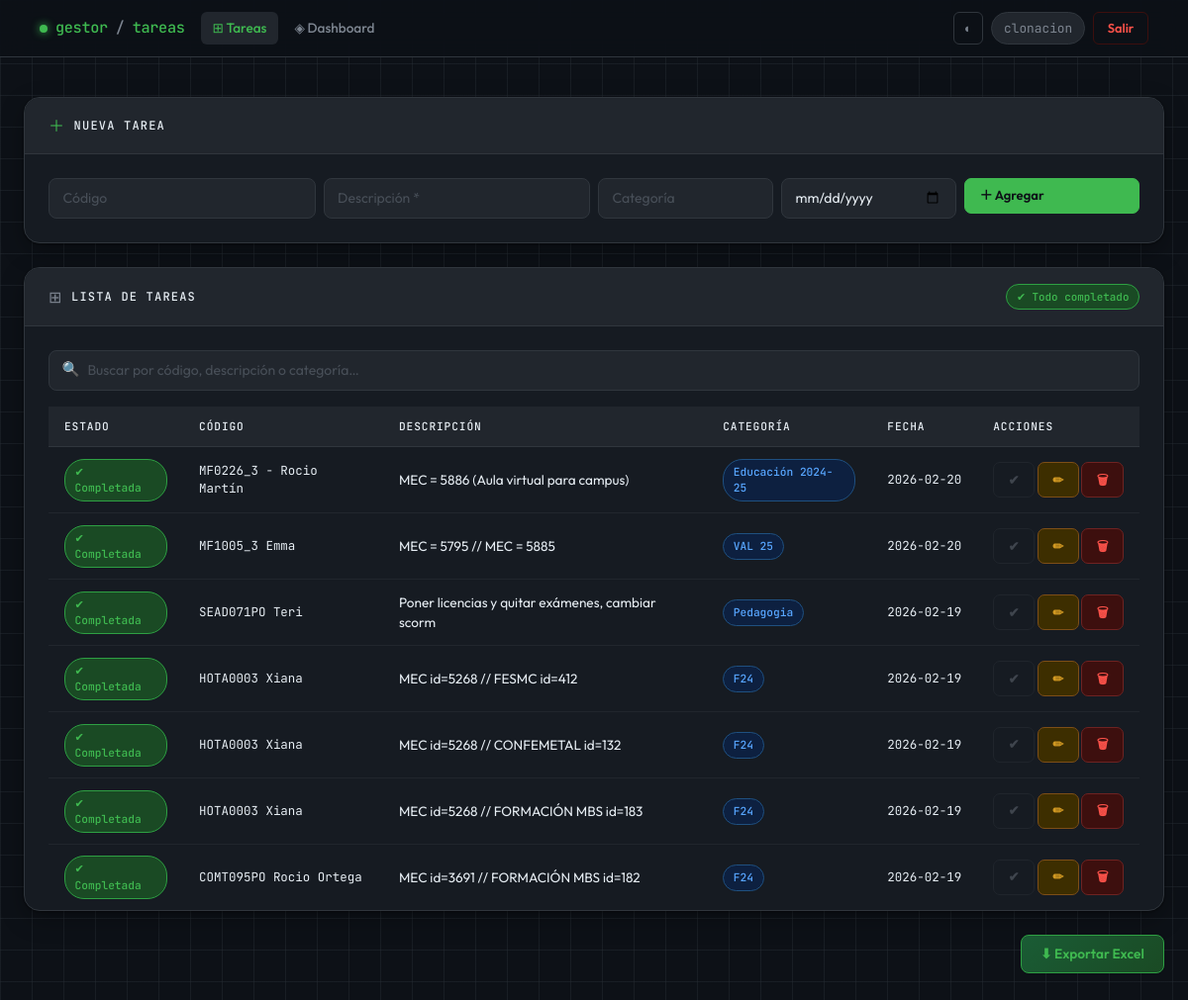
/ (signed in), run on an earlier commit of the app's database.
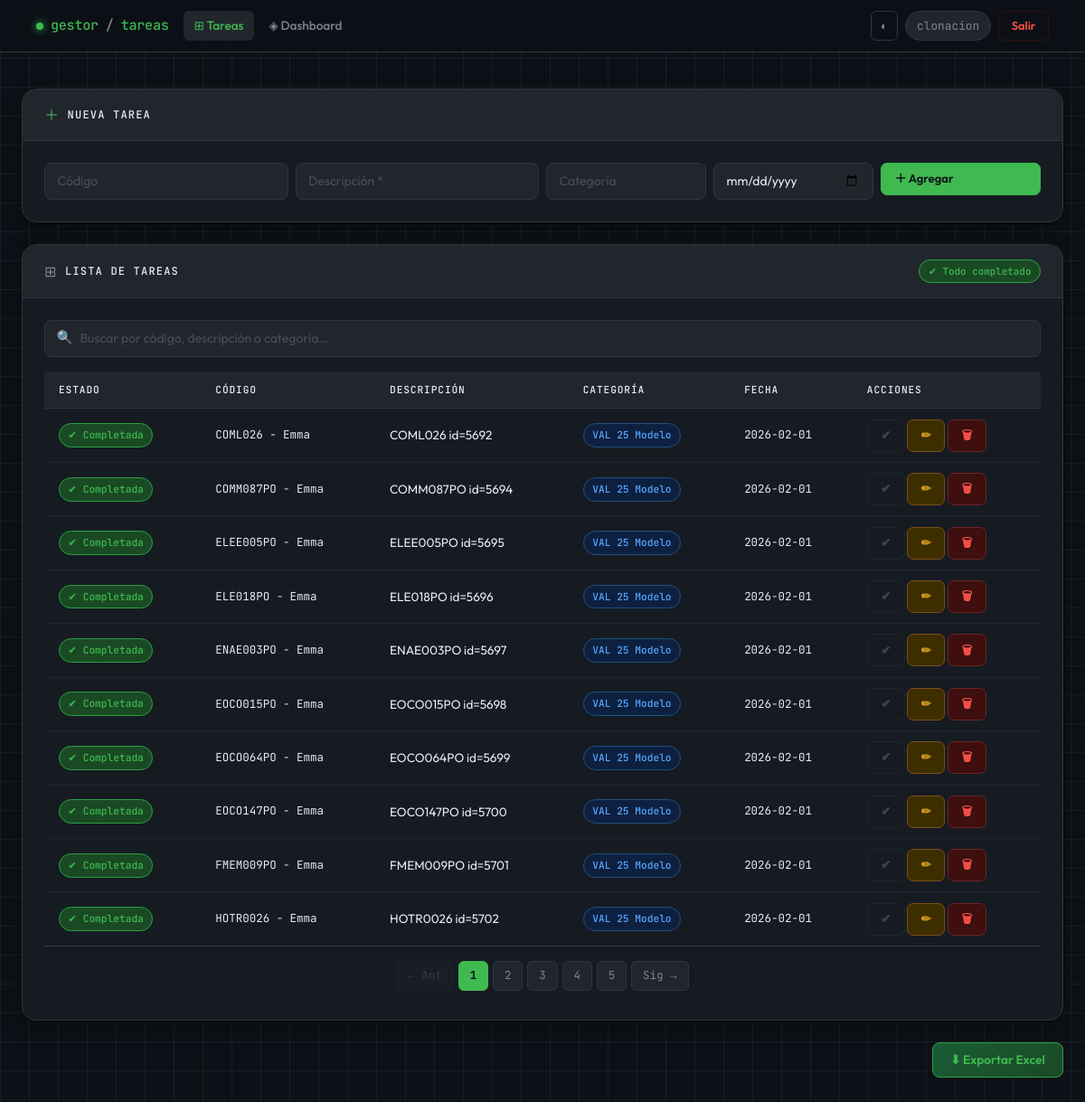
And on a later commit of the database.
### tables this page shows
CREATE TABLE tareas (
            id INTEGER PRIMARY KEY AUTOINCREMENT,
            descripcion TEXT NOT NULL,
            categoria TEXT,
            fecha TEXT,
            completada INTEGER DEFAULT 0,
            codigo TEXT,
            usuario_id INTEGER,
            FOREIGN KEY (usuario_id) REFERENCES usuarios(id)
        );

### app_web.py (the view)
@app.route("/")
@login_required
def index():
    user_id = session.get("user_id")
    es_admin = session.get("es_admin")
    page = request.args.get('page', 1, type=int)
    per_page = 10
    offset = (page - 1) * per_page
    conn = get_connection()
    cursor = conn.cursor()
    if es_admin == 1:
        cursor.execute("SELECT * FROM tareas ORDER BY id DESC LIMIT ? OFFSET ?", (per_page, offset))
        tareas = cursor.fetchall()
        cursor.execute("SELECT COUNT(*) FROM tareas")
        total_tareas = cursor.fetchone()[0]
    else:
        cursor.execute("SELECT * FROM tareas WHERE usuario_id = ? ORDER BY id DESC LIMIT ? OFFSET ?", (user_id, per_page, offset))
        tareas = cursor.fetchall()
        cursor.execute("SELECT COUNT(*) FROM tareas WHERE usuario_id = ?", (user_id,))
        total_tareas = cursor.fetchone()[0]
    conn.close()
    total_pages = (total_tareas + per_page - 1) // per_page if total_tareas > 0 else 1
    return render_template("index.html",
                           tareas=tareas,
                           page=page,
                           total_pages=total_pages)

### app_web.py (called while the page is built)
def get_connection():
    conn = sqlite3.connect(DB_NAME)
    conn.row_factory = sqlite3.Row
    return conn

def login_required(f):
    @wraps(f)
    def decorated_function(*args, **kwargs):
        if "user_id" not in session:
            return redirect(url_for("login"))
        return f(*args, **kwargs)
    return decorated_function

### templates/index.html (shortened to what the changed rows need)
{% extends "base.html" %}
{% block content %}
<div class="gcard">
  <div class="gcard-body pb-0">
    <div class="table-responsive">
      <table class="gtable">
        <thead>
          <tr>
            <th>Estado</th>
            <th>Código</th>
            <th>Descripción</th>
            <th>Categoría</th>
            <th>Fecha</th>
            <th>Acciones</th>
          </tr>
        </thead>
        <tbody>
          {% for t in tareas %}
          <tr class="{{ 'row-done' if t[4]==1 else '' }}"
              data-search="{{ (t[5] or '') }} {{ t[1] }} {{ (t[2] or '') }}"
              style="animation-delay:{{ loop.index0 * 25 }}ms; animation: fadeUp .25s ease both;">
            <td data-label="Estado">
              {% if t[4]==1 %}
                <span class="badge-g badge-done">✔ Completada</span>
              {% else %}
                <span class="badge-g badge-pending">● Pendiente</span>
              {% endif %}
            </td>
            <td data-label="Código" style="font-family:var(--mono); font-size:.78rem;">
              {{ t[5] if t[5] else '—' }}
            </td>
            <td data-label="Descripción">{{ t[1] }}</td>
            <td data-label="Categoría">
              <span class="badge-g badge-cat">{{ t[2] if t[2] else 'General' }}</span>
            </td>
            <td data-label="Fecha" style="font-family:var(--mono); font-size:.78rem; white-space:nowrap;">
              {{ t[3] if t[3] else '—' }}
            </td>
            <td data-label="Acciones" style="white-space:nowrap;">
              {% if t[4]==0 %}
                <a href="/completar/{{ t[0] }}" class="btn btn-g-success btn-sm">✔</a>
              {% else %}
                <span class="btn btn-g-ghost btn-sm" style="cursor:default; opacity:.4;">✔</span>
              {% endif %}
              <a href="/editar/{{ t[0] }}" class="btn btn-g-warning btn-sm">✏</a>
              <a href="/eliminar/{{ t[0] }}" class="btn btn-g-danger btn-sm"
                 onclick="return confirm('¿Eliminar esta tarea? No se puede deshacer.')">🗑</a>
            </td>
          </tr>
          {% endfor %}
        </tbody>
      </table>
    </div>
    {% if total_pages > 1 %}
    <div class="py-3 border-top" style="border-color:var(--border)!important;">
      <ul class="gpagination">
        <li class="{{ 'disabled' if page <= 1 else '' }}">
          <a class="gpage-link" href="?page={{ page-1 }}">← Ant</a>
        </li>
        {% for p in range(1, total_pages+1) %}
        <li class="{{ 'active' if p==page else '' }}">
          <a class="gpage-link" href="?page={{ p }}">{{ p }}</a>
        </li>
        {% endfor %}
        <li class="{{ 'disabled' if page >= total_pages else '' }}">
          <a class="gpage-link" href="?page={{ page+1 }}">Sig →</a>
        </li>
      </ul>
    </div>
    {% endif %}
  </div>
</div>
{% endblock %}

What changed in the data, as far as the page shows it:
no longer on this page (row unchanged): tareas: completada "✔ Completada", codigo "MF0226_3 - Rocio Martín", descripcion "MEC = 5886 (Aula virtual para campus)", categoria "Educación 2024-25", fecha "2026-02-20"
no longer on this page (row unchanged): tareas: completada "✔ Completada", codigo "MF1005_3 Emma", descripcion "MEC = 5795 // MEC = 5885", categoria "VAL 25", fecha "2026-02-20"
no longer on this page (row unchanged): tareas: completada "✔ Completada", codigo "SEAD071PO Teri", descripcion "Poner licencias y quitar exámenes, cambiar scorm", categoria "Pedagogia", fecha "2026-02-19"
no longer on this page (row unchanged): tareas: completada "✔ Completada", codigo "HOTA0003 Xiana", descripcion "MEC id=5268 // FESMC id=412", categoria "F24", fecha "2026-02-19"
no longer on this page (row unchanged): tareas: completada "✔ Completada", codigo "HOTA0003 Xiana", descripcion "MEC id=5268 // CONFEMETAL id=132", categoria "F24", fecha "2026-02-19"
no longer on this page (row unchanged): tareas: completada "✔ Completada", codigo "HOTA0003 Xiana", descripcion "MEC id=5268 // FORMACIÓN MBS id=183", categoria "F24", fecha "2026-02-19"
no longer on this page (row unchanged): tareas: completada "✔ Completada", codigo "COMT095PO Rocio Ortega", descripcion "MEC id=3691 // FORMACIÓN MBS id=182", categoria "F24", fecha "2026-02-19"
added tareas: completada "✔ Completada", codigo "COML026 - Emma", descripcion "COML026 id=5692", categoria "VAL 25 Modelo", fecha "2026-02-01"
added tareas: completada "✔ Completada", codigo "COMM087PO - Emma", descripcion "COMM087PO id=5694", categoria "VAL 25 Modelo", fecha "2026-02-01"
added tareas: completada "✔ Completada", codigo "ELEE005PO - Emma", descripcion "ELEE005PO id=5695", categoria "VAL 25 Modelo", fecha "2026-02-01"
added tareas: completada "✔ Completada", codigo "ELE018PO - Emma", descripcion "ELE018PO id=5696", categoria "VAL 25 Modelo", fecha "2026-02-01"
added tareas: completada "✔ Completada", codigo "ENAE003PO - Emma", descripcion "ENAE003PO id=5697", categoria "VAL 25 Modelo", fecha "2026-02-01"
added tareas: completada "✔ Completada", codigo "EOCO015PO - Emma", descripcion "EOCO015PO id=5698", categoria "VAL 25 Modelo", fecha "2026-02-01"
added tareas: completada "✔ Completada", codigo "EOCO064PO - Emma", descripcion "EOCO064PO id=5699", categoria "VAL 25 Modelo", fecha "2026-02-01"
added tareas: completada "✔ Completada", codigo "EOCO147PO - Emma", descripcion "EOCO147PO id=5700", categoria "VAL 25 Modelo", fecha "2026-02-01"
added tareas: completada "✔ Completada", codigo "FMEM009PO - Emma", descripcion "FMEM009PO id=5701", categoria "VAL 25 Modelo", fecha "2026-02-01"
added tareas: completada "✔ Completada", codigo "HOTR0026 - Emma", descripcion "HOTR0026 id=5702", categoria "VAL 25 Modelo", fecha "2026-02-01"
Also different on the page:
text now shown: "← Ant Sig →"
new list line: "1"
new list line: "2"
new list line: "3"
new list line: "4"
new list line: "5"
